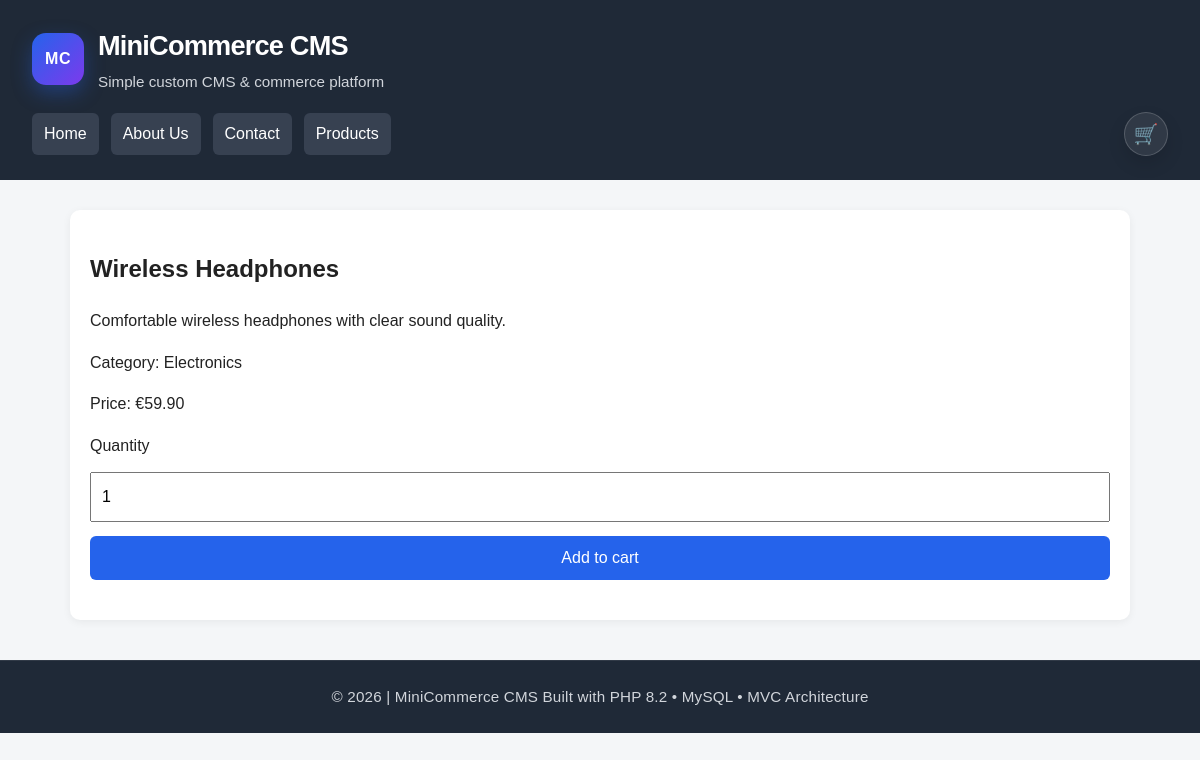
Screenshot of /public/product/wireless-headphones with the database file from the repository.
### tables this page shows
CREATE TABLE products (
    id INT UNSIGNED AUTO_INCREMENT PRIMARY KEY,
    category_id INT UNSIGNED NULL,
    name VARCHAR(150) NOT NULL,
    slug VARCHAR(180) NOT NULL UNIQUE,
    description TEXT NOT NULL,
    price DECIMAL(10,2) NOT NULL,
    image VARCHAR(255) NULL,
    status ENUM('draft', 'published') NOT NULL DEFAULT 'draft',
    is_featured TINYINT(1) NOT NULL DEFAULT 0,
    created_at TIMESTAMP DEFAULT CURRENT_TIMESTAMP,
    updated_at TIMESTAMP DEFAULT CURRENT_TIMESTAMP ON UPDATE CURRENT_TIMESTAMP,

    CONSTRAINT fk_products_category
        FOREIGN KEY (category_id)
        REFERENCES categories(id)
        ON DELETE SET NULL
);

CREATE TABLE pages (
    id INT UNSIGNED AUTO_INCREMENT PRIMARY KEY,
    title VARCHAR(150) NOT NULL,
    slug VARCHAR(180) NOT NULL UNIQUE,
    content TEXT NOT NULL,
    meta_title VARCHAR(180) NULL,
    meta_description VARCHAR(255) NULL,
    status ENUM('draft', 'published') NOT NULL DEFAULT 'draft',
    created_at TIMESTAMP DEFAULT CURRENT_TIMESTAMP,
    updated_at TIMESTAMP DEFAULT CURRENT_TIMESTAMP ON UPDATE CURRENT_TIMESTAMP
);

CREATE TABLE categories (
    id INT UNSIGNED AUTO_INCREMENT PRIMARY KEY,
    name VARCHAR(120) NOT NULL,
    slug VARCHAR(150) NOT NULL UNIQUE,
    created_at TIMESTAMP DEFAULT CURRENT_TIMESTAMP
);

### app/Core/View.php (called while the page is built, shortened)
<?php
class View
{
    public static function render(string $view, array $data = [], string $layout = 'main'): void
    {
        extract($data);
        $viewPath = __DIR__ . '/../Views/' . $view . '.php';
        $layoutPath = __DIR__ . '/../Views/layouts/' . $layout . '.php';
        require $viewPath;
        $content = ob_get_clean();
        require $layoutPath;
    }
}

### app/Core/Controller.php (called while the page is built, shortened)
<?php
class Controller
{
    protected function view(string $view, array $data = [], string $layout = 'main'): void
    {
        $csrfService = new CsrfService();
        $data['csrfToken'] = $csrfService->token();
        View::render($view, $data, $layout);
    }
}

### app/Controllers/ProductController.php (called while the page is built, shortened)
<?php
class ProductController extends Controller
{
    public function show(string $slug): void
    {
        $pdo = Database::getConnection();
        $settingRepository = new SettingRepository($pdo);
        $pageRepository = new PageRepository($pdo);
        $productRepository = new ProductRepository($pdo);
        $siteName = $settingRepository->get('site_name', 'MiniCommerce CMS');
        $pages = $pageRepository->getPublishedPages();
        $product = $productRepository->findPublishedBySlug($slug);
        $this->view('public/product-detail', [
            'siteName' => $siteName,
            'pages' => $pages,
            'product' => $product,
        ]);
    }
}

### public/index.php (called while the page is built, shortened)
<?php
spl_autoload_register(function (string $class): void {
    $prefix = 'App\\';
    $baseDir = __DIR__ . '/../app/';
    $relativeClass = substr($class, strlen($prefix));
    $file = $baseDir . str_replace('\\', '/', $relativeClass) . '.php';
});
$router = new Router();
$router->dispatch($_SERVER['REQUEST_URI'], $_SERVER['REQUEST_METHOD']);

### app/Repositories/ProductRepository.php (called while the page is built, shortened)
<?php
class ProductRepository
{
    public function findPublishedBySlug(string $slug): ?array
    {
        $stmt = $this->pdo->prepare(
            'SELECT p.*, c.name AS category_name
             FROM products p
             LEFT JOIN categories c ON c.id = p.category_id
             WHERE p.slug = :slug
             AND p.status = :status
             LIMIT 1'
        );
        $stmt->execute([
            'slug' => $slug,
            'status' => 'published',
        ]);
        $product = $stmt->fetch();
        return $product ?: null;
    }
}

### app/Repositories/SettingRepository.php (called while the page is built, shortened)
<?php
class SettingRepository
{
    public function get(string $key, ?string $default = null): ?string
    {
        $stmt = $this->pdo->prepare(
            'SELECT setting_value FROM settings WHERE setting_key = :setting_key LIMIT 1'
        );
        $stmt->execute([
            'setting_key' => $key,
        ]);
        $value = $stmt->fetchColumn();
        return $value !== false ? (string) $value : $default;
    }
}

### app/Repositories/PageRepository.php (called while the page is built, shortened)
<?php
class PageRepository
{
    public function getPublishedPages(): array
    {
        $stmt = $this->pdo->prepare(
            'SELECT id, title, slug, meta_title, meta_description
             FROM pages
             WHERE status = :status
             ORDER BY title ASC'
        );
        $stmt->execute([
            'status' => 'published',
        ]);
        return $stmt->fetchAll();
    }
}

### app/Views/public/product-detail.php (the view, shortened to what this page needs)
<article>
    <h2><?= htmlspecialchars($product['name']) ?></h2>
    <p><?= htmlspecialchars($product['description']) ?></p>
    <p>
        Category:
        <?= htmlspecialchars($product['category_name'] ?? 'Uncategorized') ?>
    </p>
    <p>
        Price:
        €<?= number_format((float) $product['price'], 2) ?>
    </p>
    <form method="post" action="/minicommerce-cms/public/cart/add">
        <label for="quantity">Quantity</label>
        <input
            type="number"
            id="quantity"
            name="quantity"
            value="1"
            min="1"
        >
        <button type="submit">Add to cart</button>
    </form>
</article>

### app/Core/Router.php (shortened to what this page needs)
<?php
class Router
{
    private array $routes = [];
    public function get(string $path, array $handler): void
    {
        $this->routes['GET'][$path] = $handler;
    }
    public function post(string $path, array $handler): void
    {
        $this->routes['POST'][$path] = $handler;
    }
    public function dispatch(string $requestUri, string $requestMethod): void
    {
        $path = parse_url($requestUri, PHP_URL_PATH);
$basePath = '/minicommerce-cms/public';
if (str_starts_with($path, $basePath . '/index.php')) {
    $path = substr($path, strlen($basePath . '/index.php'));
} elseif (str_starts_with($path, $basePath)) {
    $path = substr($path, strlen($basePath));
}
$path = $path ?: '/';
        foreach ($this->routes[$requestMethod] ?? [] as $route => $handler) {
            $pattern = preg_replace('#\{[a-zA-Z_][a-zA-Z0-9_]*\}#', '([^/]+)', $route);
            $pattern = '#^' . $pattern . '$#';
            if (preg_match($pattern, $path, $matches)) {
                array_shift($matches);
                [$controllerClass, $method] = $handler;
                $controller = new $controllerClass();
                $controller->$method(...$matches);
                return;
            }
        }
    }
}

### app/Views/layouts/main.php (shortened to what this page needs)
<!DOCTYPE html>
<html lang="en">
<head>
    <link rel="stylesheet" href="/minicommerce-cms/public/assets/css/style.css">
</head>
<body>
<header class="site-header">
    <div class="site-brand">
        <span class="site-logo">MC</span>
        <div>
            <h1><?= htmlspecialchars($siteName ?? 'MiniCommerce CMS') ?></h1>
            <p>Simple custom CMS & commerce platform</p>
        </div>
    </div>
    <div class="site-nav-row">
        <nav>
            <a href="/minicommerce-cms/public">Home</a>
            <?php if (!empty($pages)): ?>
                <?php foreach ($pages as $page): ?>
                    <a href="/minicommerce-cms/public/page/<?= htmlspecialchars($page['slug']) ?>">
                        <?= htmlspecialchars($page['title']) ?>
                    </a>
                <?php endforeach; ?>
            <?php endif; ?>
            <a href="/minicommerce-cms/public/products">Products</a>
        </nav>
<a
    class="cart-icon-link"
    href="/minicommerce-cms/public/cart"
    aria-label="View cart"
    title="View cart"
>
    🛒
</a>
    </div>
</header>
    <main>
        <?= $content ?>
    </main>
    <footer class="site-footer">
    <p>
        &copy; <?= date('Y') ?> | MiniCommerce CMS
Built with PHP 8.2 • MySQL • MVC Architecture
    </p>
</footer>
</body>
</html>

### public/assets/css/style.css (style rules this page uses)
* { box-sizing: border-box; }
body { margin: 0; font-family: Arial, sans-serif; background: #f4f6f8; color: #222; line-height: 1.6; }
header { background: #1f2937; color: #fff; padding: 20px; }
header h1 { margin: 0 0 12px; }
nav { display: flex; flex-wrap: wrap; gap: 12px; }
nav a { color: #fff; text-decoration: none; background: #374151; padding: 8px 12px; border-radius: 6px; }
main { max-width: 1100px; margin: 30px auto; padding: 0 20px; }
section, article { background: #fff; padding: 20px; margin-bottom: 20px; border-radius: 10px; box-shadow: 0 2px 8px rgba(0, 0, 0, .06); }
form { display: grid; gap: 14px; margin-bottom: 20px; }
input, select, textarea, button { width: 100%; padding: 10px; font: inherit; }
button, .button, main a { display: inline-block; background: #2563eb; color: #fff; border: 0; padding: 9px 14px; border-radius: 6px; text-decoration: none; cursor: pointer; }
.site-header { padding: 24px 32px; }
.site-brand { display: flex; align-items: center; gap: 14px; margin-bottom: 18px; }
.site-logo { display: inline-flex; align-items: center; justify-content: center; width: 52px; height: 52px; border-radius: 14px; background: linear-gradient(135deg, #2563eb, #7c3aed); color: #fff; font-weight: 700; letter-spacing: .5px; box-shadow: 0 8px 20px rgba(37, 99, 235, .35); }
.site-brand h1 { margin: 0; font-size: 1.7rem; letter-spacing: -.03em; }
.site-brand p { margin: 2px 0 0; color: #d1d5db; font-size: .95rem; }
.site-nav-row { display: flex; align-items: center; justify-content: space-between; gap: 16px; }
.cart-icon-link { display: inline-flex; align-items: center; justify-content: center; width: 44px; height: 44px; min-width: 44px; border-radius: 999px; background: rgba(255, 255, 255, .08); color: #fff; text-decoration: none; font-size: 1.25rem; border: 1px solid rgba(255, 255, 255, .18); box-shadow: 0 8px 18px rgba(0, 0, 0, .12); }
.site-footer { margin-top: 40px; padding: 24px; text-align: center; background: #1f2937; color: #d1d5db; font-size: .95rem; border-top: 1px solid rgba(255,255,255,.08); }
.site-footer p { margin: 0; letter-spacing: .2px; }
.cart-icon-link { position: relative; }

### rows the page displays
products: siteName "MiniCommerce CMS", name "Wireless Headphones", description "Comfortable wireless headphones with clear sound quality.", category.name "Electronics", price "59.90"
pages: title "About Us"
pages: title "Contact"
